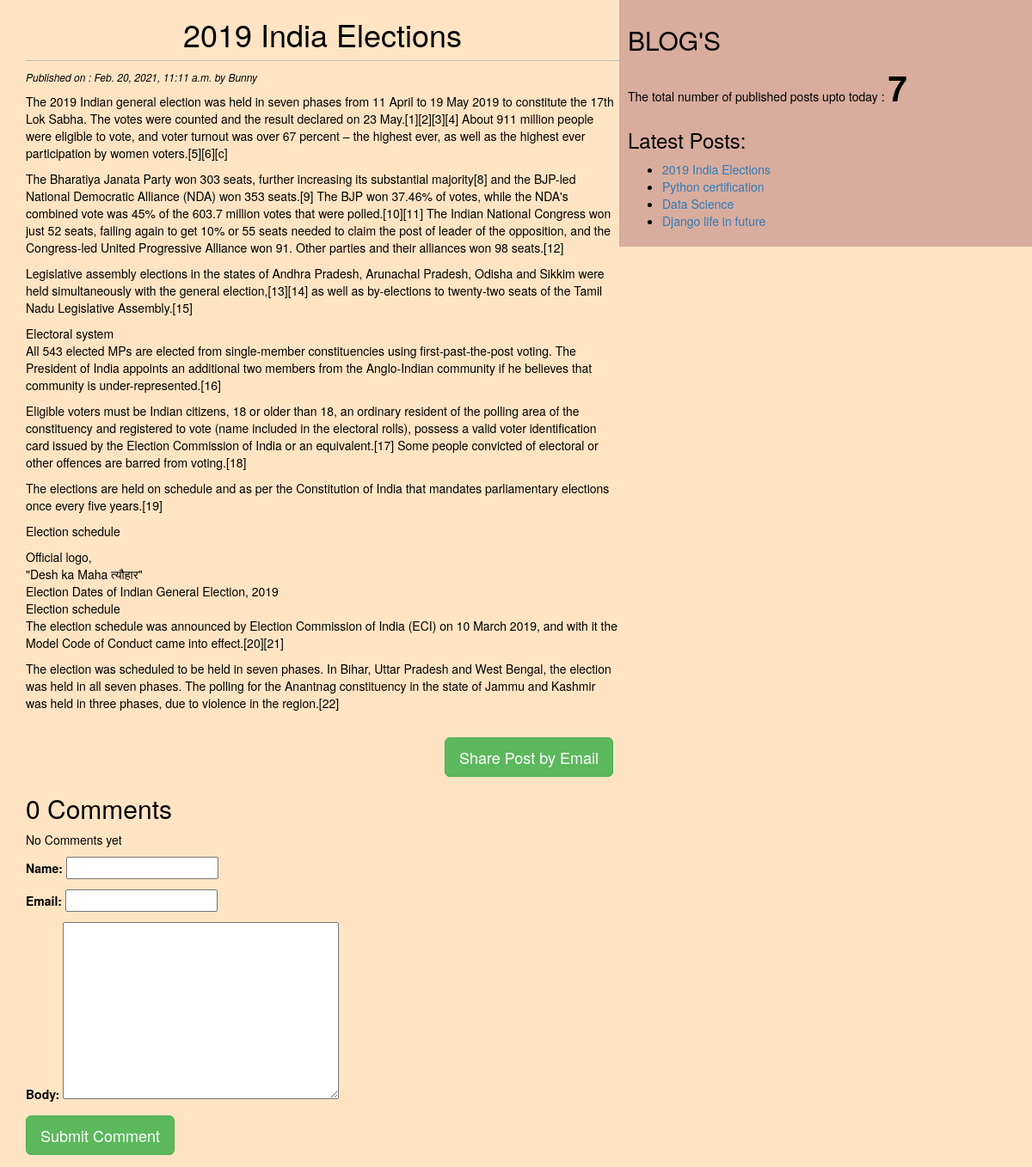
/2021/02/20/2019-india-elections/, run on the app's committed database.
### blog/models.py (models this page shows, shortened)
class POST(models.Model):
     STATUS_CHOICES=(('draft','Draft'),('published','Published'))
     title=models.CharField(max_length=256)
     slug=models.SlugField(max_length=264,unique_for_date="publish")
     author=models.ForeignKey(User,related_name="blog_post",on_delete=models.CASCADE)
     body=models.TextField()
     publish=models.DateTimeField(default=timezone.now)
     created=models.DateTimeField(auto_now_add=True)
     updated=models.DateTimeField(auto_now=True)
     status=models.CharField(max_length=10,choices=STATUS_CHOICES,default="draft")
     objects=CustomManager()
     tags=TaggableManager()
     class Meta:
        ordering=('-publish',)
     def get_absolute_url(self):
          return reverse("post_detail",args=[self.publish.year,self.publish.strftime("%m"),self.publish.strftime("%d"),self.slug] )

### blog/views.py (the view, shortened to what this page needs)
# urls.py: path('<int:year>/<int:month>/<int:day>/<slug:post>/', views.post_detail_view,name="post_detail"),
def post_detail_view(request,year,month,day,post):
    post=get_object_or_404(POST,slug=post,status='published',
            publish__year=year,
            publish__month=month,
            publish__day=day)
    comments=post.comments.filter(active=True)
    csubmit=False
    form=CommentForm()
    return render(request,"blog/post_detail.html",{'post':post,'comments':comments,'csubmit':csubmit,'form':form})

### blog/forms.py
class CommentForm(forms.ModelForm):
    class Meta:
        model=Comment
        fields=('name','email','body')

### blog/models.py (called while the page is built)
     def get_queryset(self):
          return super().get_queryset().filter(status="published")

### blog/templatetags/blog_tags.py (called while the page is built)
@register.simple_tag
def total_posts():
    return POST.objects.count()

@register.inclusion_tag('blog/latest_posts123.html')
def show_latest_posts(count=4):
    latest_posts=POST.objects.order_by('-publish')[:count]
    return {'latest_posts':latest_posts}
    return POST.objects.annotate(total_comments=Count('comments')).order_by('-total_comments')[:count]

### templates/blog/post_detail.html (shortened to what this page needs)
<!DOCTYPE>
{% extends 'blog/base.html' %}
{% block content %}
  <h1> {{post.title}}</h1>
    <p id="date">
    Published on : {{post.publish}} by {{post.author|title}}
    </p>
   {{post.body|linebreaks}}
   <br>
   <div class="container" align="center">
      <a href="/{{post.id}}/share" class="btn btn-lg btn-success">Share Post by Email</a>
   </div>
     {%with comments.count as comment_count%}
      <h2>{{comment_count}} Comment{{comment_count|pluralize}}</h2>
     {% endwith %}
   {%if comments %}
    {% for comment in comments  %}
     <p id="ch">
       Comment {{forloop.counter}}<br>
       By {{comment.name}} on {{comment.created}}
     </p>
      <div class="cb">
       {{comment.body|linebreaks}}
       <hr>
{% endfor %}
      </div>
     {%else%}
      <p>No Comments yet </p>
      {%endif%}
{%if csubmit%}
  <h2>Your comment added Successfully</h2>
   {%else%}
    <form method='POST'>
    {{form.as_p}}
    <input type="submit" name="" class="btn btn-success btn-lg" value="Submit Comment">
    </form>
  {%endif%}
  {% endblock  %}

### templates/blog/latest_posts123.html
<ul>
{%for post in latest_posts%}
 <li><a href="{{post.get_absolute_url}}">{{post.title}}</a></li>
{%endfor%}
</ul>

### static/css/blog.css (style rules this page uses)
h1 { text-align: center; padding-bottom: 10px; border-bottom: 1px solid #bbb; }
body { color: black; background-color: bisque; }
#date { font-style: italic; color: black; font-size: 12px; }

### data on the page
POST: title "2019 India Elections", publish "Feb. 20, 2021, 11:11 a.m.", author "Bunny", body "The 2019 Indian general election was held in seven phases from 11 April to 19 May 2019 to constitute the 17th Lok Sabha. The votes were counted and the result declared on 23 May.[1][2][3][4] About 911 million people were eligible to vote, and voter turnout was over 67 percent – the highest ever, as well as the highest ever participation by women voters.[5][6][c] The Bharatiya Janata Party won 303 seats, further increasing its substantial majority[8] and the BJP-led National Democratic Alliance (NDA) won 353 seats.[9] The BJP won 37.46% of votes, while the NDA's combined vote was 45% of the 603.7 million votes that were polled.[10][11] The Indian National Congress won just 52 seats, failing…"
POST: title "Python certification"
POST: title "Data Science"
POST: title "Django life in future"

### other printed values
{{ comment_count }} "0"
